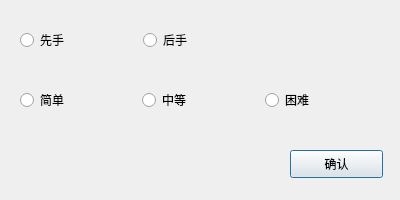
<?xml version="1.0" encoding="UTF-8"?>
<ui version="4.0">
 <class>SelectDialog</class>
 <widget class="QDialog" name="SelectDialog">
  <property name="geometry">
   <rect>
    <x>0</x>
    <y>0</y>
    <width>400</width>
    <height>200</height>
   </rect>
  </property>
  <property name="windowTitle">
   <string>Dialog</string>
  </property>
  <widget class="QWidget" name="horizontalLayoutWidget">
   <property name="geometry">
    <rect>
     <x>20</x>
     <y>20</y>
     <width>239</width>
     <height>41</height>
    </rect>
   </property>
   <layout class="QHBoxLayout" name="horizontalLayout">
    <item>
     <widget class="QRadioButton" name="firstHandButton">
      <property name="text">
       <string>先手</string>
      </property>
     </widget>
    </item>
    <item>
     <widget class="QRadioButton" name="secondHandButton">
      <property name="text">
       <string>后手</string>
      </property>
     </widget>
    </item>
   </layout>
  </widget>
  <widget class="QWidget" name="horizontalLayoutWidget_2">
   <property name="geometry">
    <rect>
     <x>20</x>
     <y>80</y>
     <width>361</width>
     <height>41</height>
    </rect>
   </property>
   <layout class="QHBoxLayout" name="horizontalLayout_2">
    <item>
     <widget class="QRadioButton" name="easyButton">
      <property name="text">
       <string>简单</string>
      </property>
     </widget>
    </item>
    <item>
     <widget class="QRadioButton" name="middleButton">
      <property name="text">
       <string>中等</string>
      </property>
     </widget>
    </item>
    <item>
     <widget class="QRadioButton" name="hardButton">
      <property name="text">
       <string>困难</string>
      </property>
     </widget>
    </item>
   </layout>
  </widget>
  <widget class="QPushButton" name="ackButton">
   <property name="geometry">
    <rect>
     <x>290</x>
     <y>150</y>
     <width>93</width>
     <height>28</height>
    </rect>
   </property>
   <property name="text">
    <string>确认</string>
   </property>
  </widget>
 </widget>
 <resources/>
 <connections/>
</ui>
